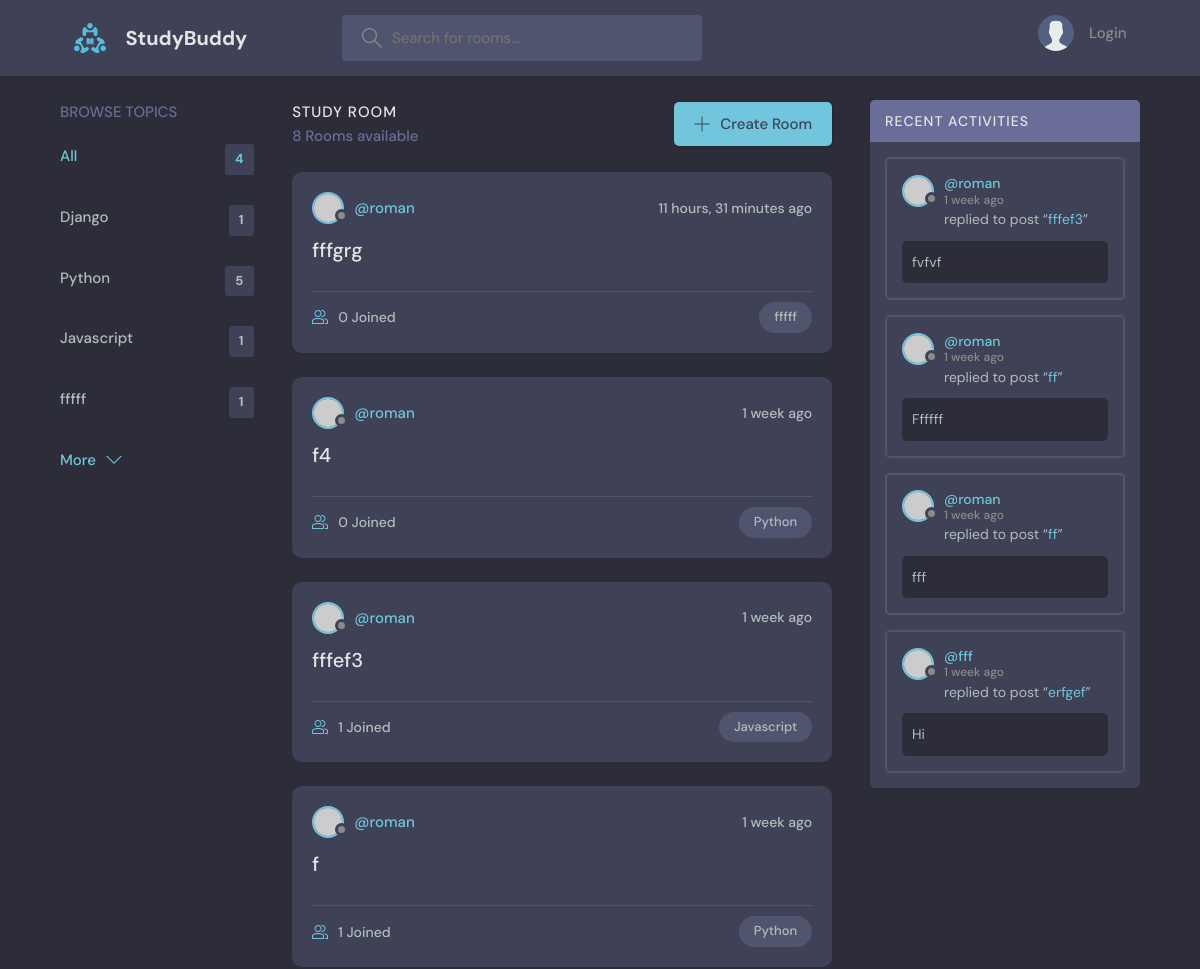
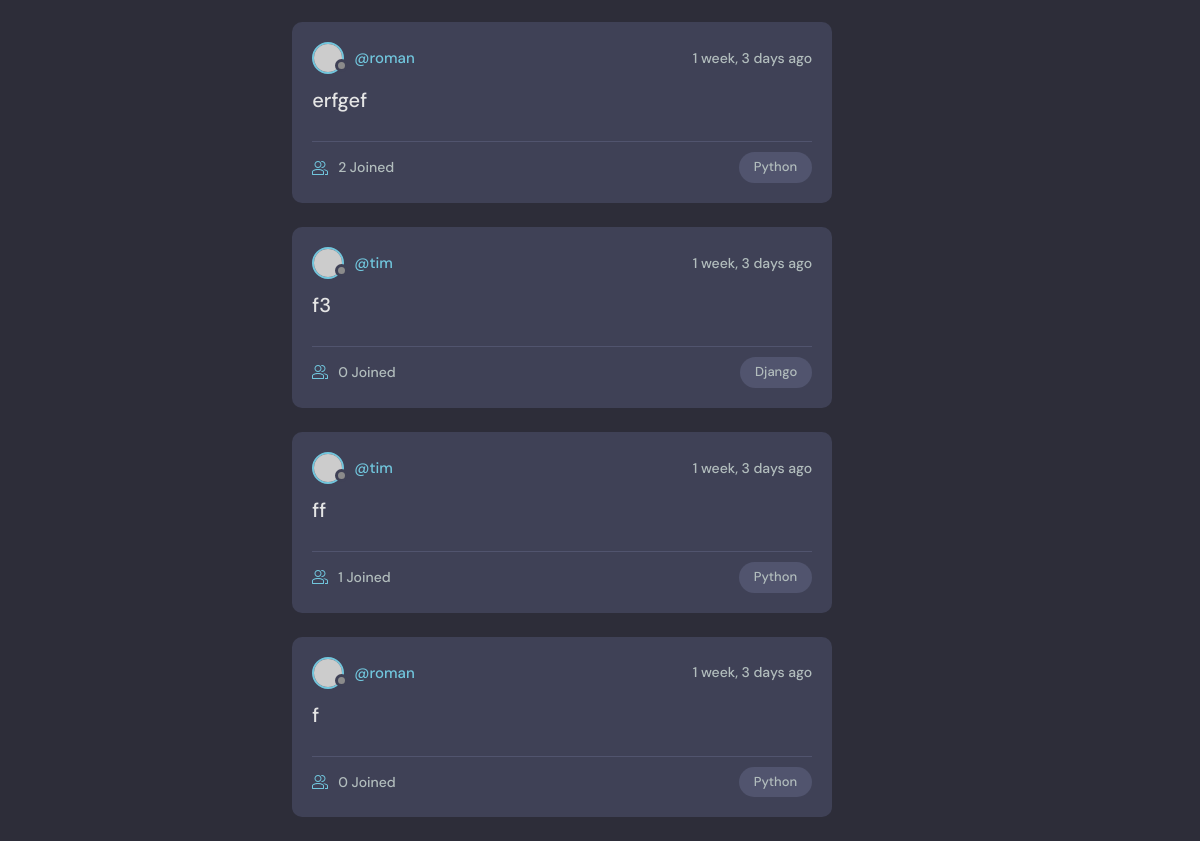
Before: / with the older database file (2 pictures, top to bottom).
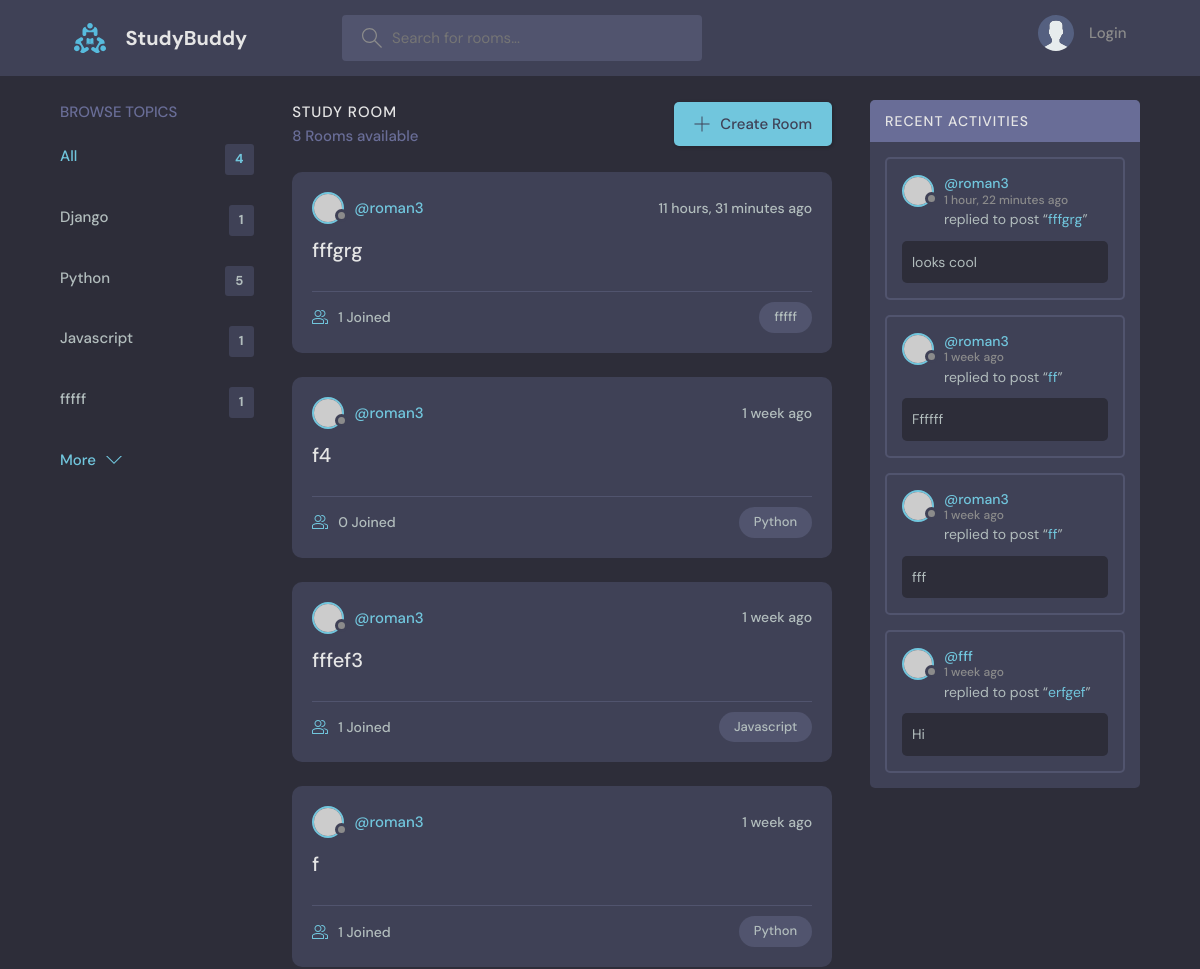
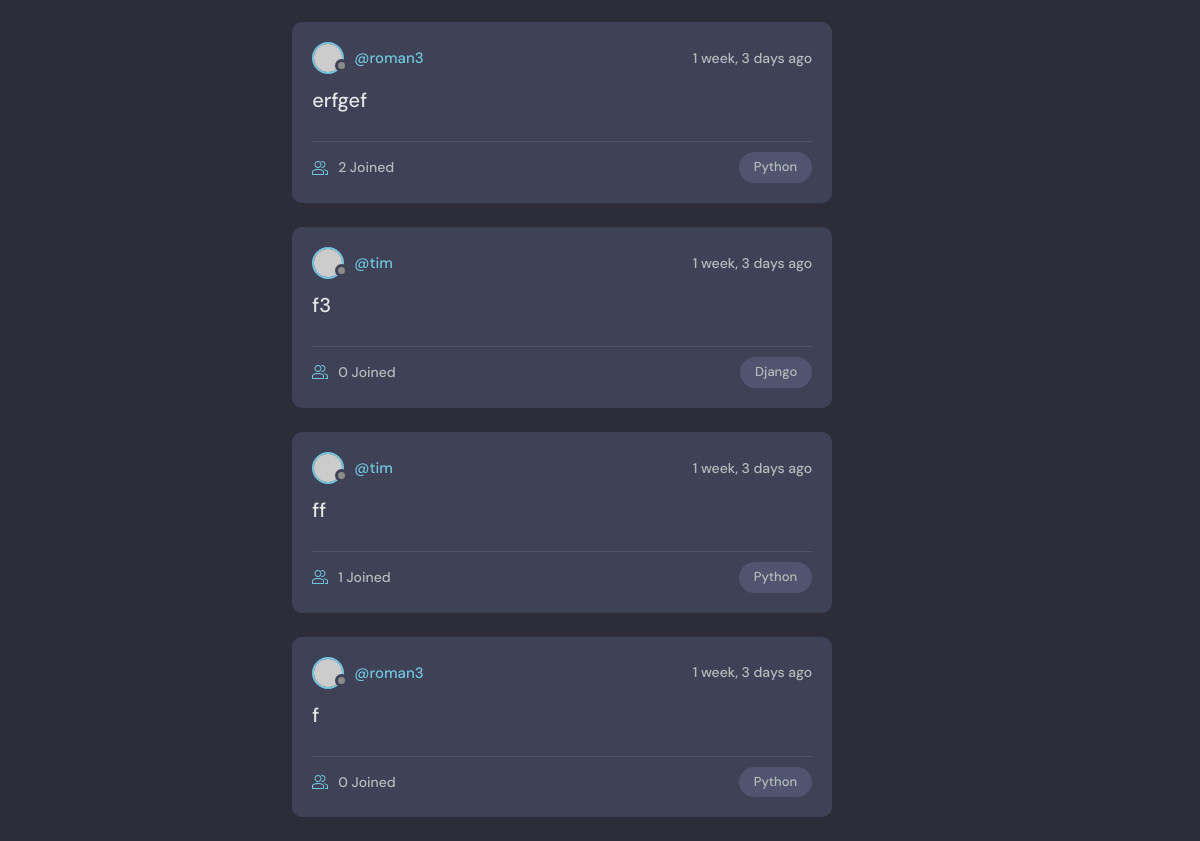
After: the same page with the newer database file (2 pictures, top to bottom).
### base/models.py (models this page shows, shortened)
class Topic(models.Model):
    name = models.CharField(max_length=200)

class Room(models.Model):
    host = models.ForeignKey(User, on_delete=models.SET_NULL, null=True)
    topic = models.ForeignKey("Topic", on_delete=models.SET_NULL, null=True)
    name = models.CharField(max_length=200)
    description = models.TextField(null=True, blank=True)
    participants = models.ManyToManyField(User, related_name="participants", blank=True)
    updated = models.DateTimeField(auto_now=True)
    created = models.DateTimeField(auto_now_add=True)
    class Meta:
        ordering = ['-updated', '-created']
    def __str__(self):
        return self.name

class Message(models.Model):
    user = models.ForeignKey(User, on_delete=models.CASCADE)
    room = models.ForeignKey(Room, on_delete=models.CASCADE)
    body = models.TextField()
    updated = models.DateTimeField(auto_now=True)
    created = models.DateTimeField(auto_now_add=True)
    class Meta:
        ordering = ['-updated', '-created']

### base/views.py (the view)
# urls.py: path("", views.home, name="home"),
def home(request):
    q = request.GET.get('q') if request.GET.get('q') != None else ""
    rooms = Room.objects.filter(
        Q(topic__name__icontains=q) |
        Q(name__icontains=q) |
        Q(description__icontains=q)
    )
    topics = Topic.objects.all()
    room_count = rooms.count()
    room_messages = Message.objects.filter(Q(room__topic__name__icontains=q))
    context = {"rooms": rooms, 'topics': topics, "room_count": room_count, "room_messages": room_messages}
    return render(request, 'base/home.html', context)

### base/templates/base/home.html (shortened to what this page needs)
{% extends 'main.html' %}
{% block content %}
<main class="layout layout--3">
    <div class="container">
        {% include 'base/topics_component.html' %}
        <div class="roomList">
            <div class="roomList__header">
                <div>
                    <h2>Study Room</h2>
                    <p>{{room_count}} Rooms available</p>
                </div>
                <a class="btn btn--main" href="{% url 'create-room' %}">
                    <svg version="1.1" xmlns="http://www.w3.org/2000/svg" width="32" height="32" viewBox="0 0 32 32">
                        <title>add</title>
                        <path
                                d="M16.943 0.943h-1.885v14.115h-14.115v1.885h14.115v14.115h1.885v-14.115h14.115v-1.885h-14.115v-14.115z"
                        ></path>
                    </svg>
                    Create Room
                </a>
            </div>
            {% include 'base/feed_component.html' %}
        </div>
        {% include 'base/activity_component.html' %}
    </div>
</main>
{% endblock %}

### base/templates/base/topics_component.html
<div class="topics">
    <div class="topics__header">
        <h2>Browse Topics</h2>
    </div>
    <ul class="topics__list">
        <li>
            <a href="{% url 'home' %}" class="active">All <span>{{topics.count}}</span></a>
        </li>
        {% for topic in topics %}
        <li>
           <a href="{% url 'home' %}?q={{topic.name}}">{{topic.name}} <span>{{topic.room_set.all.count}}</span></a>
        </li>
        {% endfor %}
    </ul>
    <a class="btn btn--link" href="topics.html">
        More
        <svg version="1.1" xmlns="http://www.w3.org/2000/svg" width="32" height="32" viewBox="0 0 32 32">
            <title>chevron-down</title>
            <path d="M16 21l-13-13h-3l16 16 16-16h-3l-13 13z"></path>
        </svg>
    </a>
</div>

### base/templates/base/feed_component.html (shortened to what this page needs)
{% for room in rooms %}
<div class="roomListRoom">
    <div class="roomListRoom__header">
        <a href="{% url 'user-profile' room.host.id %}" class="roomListRoom__author">
            <div class="avatar avatar--small">
                <img src="https://randomuser.me/api/portraits/women/11.jpg"/>
            </div>
            <span>@{{room.host.username}}</span>
        </a>
        <div class="roomListRoom__actions">
            <span>{{room.created|timesince}} ago</span>
        </div>
    </div>
    <div class="roomListRoom__content">
        <a href="{% url 'room' room.id %}">{{room.name}}</a>
    </div>
    <div class="roomListRoom__meta">
        <a href="{% url 'room' room.id %}" class="roomListRoom__joined">
            {{room.participants.all.count}} Joined
        </a>
        <p class="roomListRoom__topic">{{room.topic.name}}</p>
    </div>
</div>
{% endfor %}

### base/templates/base/activity_component.html (shortened to what this page needs)
<div class="activities">
    <div class="activities__header">
        <h2>Recent Activities</h2>
    </div>
    {% for message in room_messages %}
    <div class="activities__box">
        <div class="activities__boxHeader roomListRoom__header">
            <a href="{% url 'user-profile' message.user.id%}" class="roomListRoom__author">
                <div class="avatar avatar--small">
                    <img src="https://randomuser.me/api/portraits/women/11.jpg"/>
                </div>
                <p>
                    @{{message.user}}
                    <span>{{message.created | timesince}} ago</span>
                </p>
            </a>
        </div>
        <div class="activities__boxContent">
            <p>replied to post “<a href="{% url 'room' message.room.id %}">{{message.room}}</a>”</p>
            <div class="activities__boxRoomContent">
                {{message.body}}
            </div>
        </div>
    </div>
    {% endfor %}
</div>

Changed rows visible on the page:
removed Message: user "roman", created "1 week", room "fffef3", body "fvfvf"
changed through a linked row, Room "fffgrg": host.username "roman" → "roman3"; participants.all.count "0" → "1"
changed through a linked row, Room (number 2 of 8 on the later page): host.username "roman" → "roman3"
changed through a linked row, Room "fffef3": host.username "roman" → "roman3"
changed through a linked row, Room (number 4 of 8 on the later page): host.username "roman" → "roman3"
changed through a linked row, Room "erfgef": host.username "roman" → "roman3"
changed through a linked row, Room (number 8 of 8 on the later page): host.username "roman" → "roman3"
added Message: user "roman3", created "1 hour, 22 minutes", room "fffgrg", body "looks cool"
changed through a linked row, Message "Ffffff": user "roman" → "roman3"
changed through a linked row, Message (number 3 of 4 on the later page): user "roman" → "roman3"
